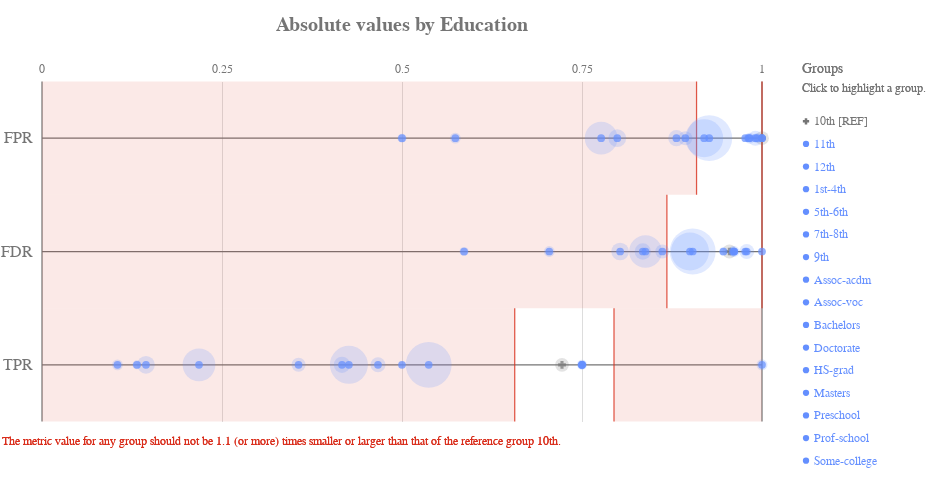

Source (notebook cell):
### Code cell
ap.absolute(bdf, metrics, 'education', fairness_threshold = disparity_tolerance)

### Figure 1 — Vega-Lite specification as saved in the notebook (floating-point values rounded to 4 significant figures)
{"config": {"view": {"continuousWidth": 400, "continuousHeight": 300, "strokeWidth": 0}, "axisLeft": {"labelColor": "rgb(117,117,117)", "labelFont": "Arial", "labelFontSize": 16}, "title": {"align": "center", "baseline": "middle", "color": "rgb(117,117,117)", "font": "Arial", "fontSize": 20, "fontWeight": "bold"}}, "layer": [{"data": {"name": "data-c5b287e18573560343da612219635138"}, "mark": {"type": "rule", "stroke": "rgb(117,117,117)", "strokeWidth": 1.25, "tooltip": ""}, "encoding": {"x": {"type": "quantitative", "field": "start", "scale": {"domain": [0, 1], "range": [40.0, 760.0]}}, "x2": {"field": "end"}, "y": {"type": "nominal", "axis": {"domain": false, "labelAngle": 0, "labelPadding": -30, "orient": "left", "ticks": false, "title": ""}, "field": "y_position", "scale": {"domain": ["FPR", "FDR", "TPR"], "range": [42.5, 382.5]}}}}, {"data": {"name": "data-6cfe259518f6c7b358d8f836a73e6b7f"}, "mark": {"type": "rule", "stroke": "rgb(117,117,117)", "strokeWidth": 1.25, "tooltip": ""}, "encoding": {"x": {"type": "quantitative", "field": "x_position", "scale": {"domain": [0, 1], "range": [40.0, 760.0]}}, "y": {"value": 42.5}, "y2": {"value": 382.5}}}, {"data": {"name": "data-60ed1133fa688d151d36705a369482e0"}, "mark": {"type": "text", "align": "center", "color": "rgb(117,117,117)", "font": "Arial", "fontSize": 12, "fontWeight": "normal", "tooltip": ""}, "encoding": {"text": {"type": "nominal", "field": "value"}, "x": {"type": "quantitative", "field": "value", "scale": {"domain": [0, 1], "range": [40.0, 760.0]}}, "y": {"value": 29.75}}}, {"layer": [{"mark": {"type": "rect", "opacity": 0.8, "stroke": "rgb(217, 46, 28)", "strokeWidth": 1.25, "tooltip": ""}, "encoding": {"x": {"type": "quantitative", "field": "lower_threshold_value", "scale": {"domain": [0, 1], "range": [40.0, 760.0]}}, "x2": {"field": "lower_threshold_value"}, "y": {"type": "nominal", "axis": {"domain": false, "grid": false, "labels": false, "ticks": false, "title": " "}, "field": "metric", "scale": {"domain": ["FPR", "FDR", "TPR"], "range": [42.5, 382.5]}}}}, {"mark": {"type": "rect", "opacity": 0.8, "stroke": "rgb(217, 46, 28)", "strokeWidth": 1.25, "tooltip": ""}, "encoding": {"x": {"type": "quantitative", "field": "upper_threshold_value", "scale": {"domain": [0, 1], "range": [40.0, 760.0]}}, "x2": {"field": "upper_threshold_value"}, "y": {"type": "nominal", "axis": {"domain": false, "grid": false, "labels": false, "ticks": false, "title": " "}, "field": "metric", "scale": {"domain": ["FPR", "FDR", "TPR"], "range": [42.5, 382.5]}}}}, {"layer": [{"mark": {"type": "rect", "fill": "rgb(217, 46, 28)", "opacity": 0.1, "tooltip": ""}, "encoding": {"x": {"type": "quantitative", "field": "lower_threshold_value", "scale": {"domain": [0, 1], "range": [40.0, 760.0]}}, "x2": {"field": "lower_end"}, "y": {"type": "nominal", "axis": {"domain": false, "grid": false, "labels": false, "ticks": false, "title": " "}, "field": "metric", "scale": {"domain": ["FPR", "FDR", "TPR"], "range": [42.5, 382.5]}}}}, {"mark": {"type": "rect", "fill": "rgb(217, 46, 28)", "opacity": 0.1, "tooltip": ""}, "encoding": {"x": {"type": "quantitative", "field": "upper_threshold_value", "scale": {"domain": [0, 1], "range": [40.0, 760.0]}}, "x2": {"field": "upper_end"}, "y": {"type": "nominal", "axis": {"domain": false, "grid": false, "labels": false, "ticks": false, "title": " "}, "field": "metric", "scale": {"domain": ["FPR", "FDR", "TPR"], "range": [42.5, 382.5]}}}}]}, {"data": {"name": "data-79dd248bdaa0ea02c535240e8ad022c8"}, "mark": {"type": "text", "align": "left", "baseline": "top", "fill": "rgb(217, 46, 28)", "font": "Arial", "fontSize": 12, "fontWeight": "normal", "tooltip": ""}, "encoding": {"text": {"value": "The metric value for any group should not be 1.1 (or more) times smaller or larger than that of the reference group 10th."}, "x": {"value": 0}, "y": {"value": 396.7}}}], "data": {"name": "data-773cd8075ab7c1cea950b0f6ca246923"}}, {"layer": [{"mark": "circle"}, {"data": {"name": "data-a483acd3c93ea3d3ac458947f6f9dff0"}, "mark": {"type": "circle", "opacity": 0.2}, "encoding": {"color": {"condition": {"type": "nominal", "field": "attribute_value", "legend": null, "scale": {"domain": ["10th", "11th", "12th", "1st-4th", "5th-6th", "7th-8th", "9th", "Assoc-acdm", "Assoc-voc", "Bachelors", "Doctorate", "HS-grad", "Masters", "Preschool", "Prof-school", "Some-college"], "range": ["rgb(117,117,117)", "rgb(100, 143, 255)", "rgb(100, 143, 255)", "rgb(100, 143, 255)", "rgb(100, 143, 255)", "rgb(100, 143, 255)", "rgb(100, 143, 255)", "rgb(100, 143, 255)", "rgb(100, 143, 255)", "rgb(100, 143, 255)", "rgb(100, 143, 255)", "rgb(100, 143, 255)", "rgb(100, 143, 255)", "rgb(100, 143, 255)", "rgb(100, 143, 255)", "rgb(100, 143, 255)"]}, "selection": "selector085"}, "value": "rgb(224,224,224)"}, "size": {"type": "quantitative", "field": "group_size", "legend": null, "scale": {"domain": [0, 3857.0], "range": [0, 2522.0]}}, "tooltip": [{"type": "nominal", "field": "attribute_value", "title": "Group"}, {"type": "nominal", "field": "tooltip_group_size", "title": "Group Size"}, {"type": "nominal", "field": "tooltip_disparity_explanation_fpr", "title": "Disparity"}, {"type": "quantitative", "field": "fpr", "format": ".2f", "title": "FPR"}], "x": {"type": "quantitative", "axis": {"domain": false, "labels": false, "ticks": false, "title": null, "values": [0.25, 0.5, 0.75]}, "field": "fpr", "scale": {"domain": [0, 1], "range": [40.0, 760.0]}}, "y": {"type": "nominal", "axis": {"domain": false, "grid": false, "labels": false, "ticks": false, "title": " "}, "field": "metric_variable", "scale": {"domain": ["FPR", "FDR", "TPR"], "range": [42.5, 382.5]}}}, "selection": {"selector087": {"type": "multi", "empty": "all", "fields": ["attribute_value"]}}, "transform": [{"calculate": "'FPR'", "as": "metric_variable"}]}, {"data": {"name": "data-a483acd3c93ea3d3ac458947f6f9dff0"}, "mark": {"type": "circle", "opacity": 0.2}, "encoding": {"color": {"condition": {"type": "nominal", "field": "attribute_value", "legend": null, "scale": {"domain": ["10th", "11th", "12th", "1st-4th", "5th-6th", "7th-8th", "9th", "Assoc-acdm", "Assoc-voc", "Bachelors", "Doctorate", "HS-grad", "Masters", "Preschool", "Prof-school", "Some-college"], "range": ["rgb(117,117,117)", "rgb(100, 143, 255)", "rgb(100, 143, 255)", "rgb(100, 143, 255)", "rgb(100, 143, 255)", "rgb(100, 143, 255)", "rgb(100, 143, 255)", "rgb(100, 143, 255)", "rgb(100, 143, 255)", "rgb(100, 143, 255)", "rgb(100, 143, 255)", "rgb(100, 143, 255)", "rgb(100, 143, 255)", "rgb(100, 143, 255)", "rgb(100, 143, 255)", "rgb(100, 143, 255)"]}, "selection": "selector085"}, "value": "rgb(224,224,224)"}, "size": {"type": "quantitative", "field": "group_size", "legend": null, "scale": {"domain": [0, 3857.0], "range": [0, 2522.0]}}, "tooltip": [{"type": "nominal", "field": "attribute_value", "title": "Group"}, {"type": "nominal", "field": "tooltip_group_size", "title": "Group Size"}, {"type": "nominal", "field": "tooltip_disparity_explanation_fdr", "title": "Disparity"}, {"type": "quantitative", "field": "fdr", "format": ".2f", "title": "FDR"}], "x": {"type": "quantitative", "axis": {"domain": false, "labels": false, "ticks": false, "title": null, "values": [0.25, 0.5, 0.75]}, "field": "fdr", "scale": {"domain": [0, 1], "range": [40.0, 760.0]}}, "y": {"type": "nominal", "axis": {"domain": false, "grid": false, "labels": false, "ticks": false, "title": " "}, "field": "metric_variable", "scale": {"domain": ["FPR", "FDR", "TPR"], "range": [42.5, 382.5]}}}, "selection": {"selector089": {"type": "multi", "empty": "all", "fields": ["attribute_value"]}}, "transform": [{"calculate": "'FDR'", "as": "metric_variable"}]}, {"data": {"name": "data-a483acd3c93ea3d3ac458947f6f9dff0"}, "mark": {"type": "circle", "opacity": 0.2}, "encoding": {"color": {"condition": {"type": "nominal", "field": "attribute_value", "legend": null, "scale": {"domain": ["10th", "11th", "12th", "1st-4th", "5th-6th", "7th-8th", "9th", "Assoc-acdm", "Assoc-voc", "Bachelors", "Doctorate", "HS-grad", "Masters", "Preschool", "Prof-school", "Some-college"], "range": ["rgb(117,117,117)", "rgb(100, 143, 255)", "rgb(100, 143, 255)", "rgb(100, 143, 255)", "rgb(100, 143, 255)", "rgb(100, 143, 255)", "rgb(100, 143, 255)", "rgb(100, 143, 255)", "rgb(100, 143, 255)", "rgb(100, 143, 255)", "rgb(100, 143, 255)", "rgb(100, 143, 255)", "rgb(100, 143, 255)", "rgb(100, 143, 255)", "rgb(100, 143, 255)", "rgb(100, 143, 255)"]}, "selection": "selector085"}, "value": "rgb(224,224,224)"}, "size": {"type": "quantitative", "field": "group_size", "legend": null, "scale": {"domain": [0, 3857.0], "range": [0, 2522.0]}}, "tooltip": [{"type": "nominal", "field": "attribute_value", "title": "Group"}, {"type": "nominal", "field": "tooltip_group_size", "title": "Group Size"}, {"type": "nominal", "field": "tooltip_disparity_explanation_tpr", "title": "Disparity"}, {"type": "quantitative", "field": "tpr", "format": ".2f", "title": "TPR"}], "x": {"type": "quantitative", "axis": {"domain": false, "labels": false, "ticks": false, "title": null, "values": [0.25, 0.5, 0.75]}, "field": "tpr", "scale": {"domain": [0, 1], "range": [40.0, 760.0]}}, "y": {"type": "nominal", "axis": {"domain": false, "grid": false, "labels": false, "ticks": false, "title": " "}, "field": "metric_variable", "scale": {"domain": ["FPR", "FDR", "TPR"], "range": [42.5, 382.5]}}}, "selection": {"selector091": {"type": "multi", "empty": "all", "fields": ["attribute_value"]}}, "transform": [{"calculate": "'TPR'", "as": "metric_variable"}]}, {"layer": [{"mark": "point"}, {"data": {"name": "data-a483acd3c93ea3d3ac458947f6f9dff0"}, "mark": {"type": "point", "filled": true, "size": 60}, "encoding": {"color": {"condition": {"type": "nominal", "field": "attribute_value", "legend": null, "scale": {"domain": ["10th", "11th", "12th", "1st-4th", "5th-6th", "7th-8th", "9th", "Assoc-acdm", "Assoc-voc", "Bachelors", "Doctorate", "HS-grad", "Masters", "Preschool", "Prof-school", "Some-college"], "range": ["rgb(117,117,117)", "rgb(100, 143, 255)", "rgb(100, 143, 255)", "rgb(100, 143, 255)", "rgb(100, 143, 255)", "rgb(100, 143, 255)", "rgb(100, 143, 255)", "rgb(100, 143, 255)", "rgb(100, 143, 255)", "rgb(100, 143, 255)", "rgb(100, 143, 255)", "rgb(100, 143, 255)", "rgb(100, 143, 255)", "rgb(100, 143, 255)", "rgb(100, 143, 255)", "rgb(100, 143, 255)"]}, "selection": "selector085"}, "value": "rgb(224,224,224)"}, "shape": {"type": "nominal", "field": "attribute_value", "legend": null, "scale": {"domain": ["10th", "11th", "12th", "1st-4th", "5th-6th", "7th-8th", "9th", "Assoc-acdm", "Assoc-voc", "Bachelors", "Doctorate", "HS-grad", "Masters", "Preschool", "Prof-school", "Some-college"], "range": ["cross", "circle", "circle", "circle", "circle", "circle", "circle", "circle", "circle", "circle", "circle", "circle", "circle", "circle", "circle", "circle"]}}, "tooltip": [{"type": "nominal", "field": "attribute_value", "title": "Group"}, {"type": "nominal", "field": "tooltip_group_size", "title": "Group Size"}, {"type": "nominal", "field": "tooltip_disparity_explanation_fpr", "title": "Disparity"}, {"type": "quantitative", "field": "fpr", "format": ".2f", "title": "FPR"}], "x": {"type": "quantitative", "axis": {"domain": false, "labels": false, "ticks": false, "title": null, "values": [0.25, 0.5, 0.75]}, "field": "fpr", "scale": {"domain": [0, 1], "range": [40.0, 760.0]}}, "y": {"type": "nominal", "axis": {"domain": false, "grid": false, "labels": false, "ticks": false, "title": " "}, "field": "metric_variable", "scale": {"domain": ["FPR", "FDR", "TPR"], "range": [42.5, 382.5]}}}, "selection": {"selector086": {"type": "multi", "empty": "all", "fields": ["attribute_value"]}}, "transform": [{"calculate": "'FPR'", "as": "metric_variable"}]}, {"data": {"name": "data-a483acd3c93ea3d3ac458947f6f9dff0"}, "mark": {"type": "point", "filled": true, "size": 60}, "encoding": {"color": {"condition": {"type": "nominal", "field": "attribute_value", "legend": null, "scale": {"domain": ["10th", "11th", "12th", "1st-4th", "5th-6th", "7th-8th", "9th", "Assoc-acdm", "Assoc-voc", "Bachelors", "Doctorate", "HS-grad", "Masters", "Preschool", "Prof-school", "Some-college"], "range": ["rgb(117,117,117)", "rgb(100, 143, 255)", "rgb(100, 143, 255)", "rgb(100, 143, 255)", "rgb(100, 143, 255)", "rgb(100, 143, 255)", "rgb(100, 143, 255)", "rgb(100, 143, 255)", "rgb(100, 143, 255)", "rgb(100, 143, 255)", "rgb(100, 143, 255)", "rgb(100, 143, 255)", "rgb(100, 143, 255)", "rgb(100, 143, 255)", "rgb(100, 143, 255)", "rgb(100, 143, 255)"]}, "selection": "selector085"}, "value": "rgb(224,224,224)"}, "shape": {"type": "nominal", "field": "attribute_value", "legend": null, "scale": {"domain": ["10th", "11th", "12th", "1st-4th", "5th-6th", "7th-8th", "9th", "Assoc-acdm", "Assoc-voc", "Bachelors", "Doctorate", "HS-grad", "Masters", "Preschool", "Prof-school", "Some-college"], "range": ["cross", "circle", "circle", "circle", "circle", "circle", "circle", "circle", "circle", "circle", "circle", "circle", "circle", "circle", "circle", "circle"]}}, "tooltip": [{"type": "nominal", "field": "attribute_value", "title": "Group"}, {"type": "nominal", "field": "tooltip_group_size", "title": "Group Size"}, {"type": "nominal", "field": "tooltip_disparity_explanation_fdr", "title": "Disparity"}, {"type": "quantitative", "field": "fdr", "format": ".2f", "title": "FDR"}], "x": {"type": "quantitative", "axis": {"domain": false, "labels": false, "ticks": false, "title": null, "values": [0.25, 0.5, 0.75]}, "field": "fdr", "scale": {"domain": [0, 1], "range": [40.0, 760.0]}}, "y": {"type": "nominal", "axis": {"domain": false, "grid": false, "labels": false, "ticks": false, "title": " "}, "field": "metric_variable", "scale": {"domain": ["FPR", "FDR", "TPR"], "range": [42.5, 382.5]}}}, "selection": {"selector088": {"type": "multi", "empty": "all", "fields": ["attribute_value"]}}, "transform": [{"calculate": "'FDR'", "as": "metric_variable"}]}, {"data": {"name": "data-a483acd3c93ea3d3ac458947f6f9dff0"}, "mark": {"type": "point", "filled": true, "size": 60}, "encoding": {"color": {"condition": {"type": "nominal", "field": "attribute_value", "legend": null, "scale": {"domain": ["10th", "11th", "12th", "1st-4th", "5th-6th", "7th-8th", "9th", "Assoc-acdm", "Assoc-voc", "Bachelors", "Doctorate", "HS-grad", "Masters", "Preschool", "Prof-school", "Some-college"], "range": ["rgb(117,117,117)", "rgb(100, 143, 255)", "rgb(100, 143, 255)", "rgb(100, 143, 255)", "rgb(100, 143, 255)", "rgb(100, 143, 255)", "rgb(100, 143, 255)", "rgb(100, 143, 255)", "rgb(100, 143, 255)", "rgb(100, 143, 255)", "rgb(100, 143, 255)", "rgb(100, 143, 255)", "rgb(100, 143, 255)", "rgb(100, 143, 255)", "rgb(100, 143, 255)", "rgb(100, 143, 255)"]}, "selection": "selector085"}, "value": "rgb(224,224,224)"}, "shape": {"type": "nominal", "field": "attribute_value", "legend": null, "scale": {"domain": ["10th", "11th", "12th", "1st-4th", "5th-6th", "7th-8th", "9th", "Assoc-acdm", "Assoc-voc", "Bachelors", "Doctorate", "HS-grad", "Masters", "Preschool", "Prof-school", "Some-college"], "range": ["cross", "circle", "circle", "circle", "circle", "circle", "circle", "circle", "circle", "circle", "circle", "circle", "circle", "circle", "circle", "circle"]}}, "tooltip": [{"type": "nominal", "field": "attribute_value", "title": "Group"}, {"type": "nominal", "field": "tooltip_group_size", "title": "Group Size"}, {"type": "nominal", "field": "tooltip_disparity_explanation_tpr", "title": "Disparity"}, {"type": "quantitative", "field": "tpr", "format": ".2f", "title": "TPR"}], "x": {"type": "quantitative", "axis": {"domain": false, "labels": false, "ticks": false, "title": null, "values": [0.25, 0.5, 0.75]}, "field": "tpr", "scale": {"domain": [0, 1], "range": [40.0, 760.0]}}, "y": {"type": "nominal", "axis": {"domain": false, "grid": false, "labels": false, "ticks": false, "title": " "}, "field": "metric_variable", "scale": {"domain": ["FPR", "FDR", "TPR"], "range": [42.5, 382.5]}}}, "selection": {"selector090": {"type": "multi", "empty": "all", "fields": ["attribute_value"]}}, "transform": [{"calculate": "'TPR'", "as": "metric_variable"}]}]}]}, {"layer": [{"mark": {"type": "point", "filled": true, "opacity": 1, "size": 39.48}, "encoding": {"color": {"condition": {"type": "nominal", "field": "attribute_value", "legend": null, "scale": {"domain": ["10th", "11th", "12th", "1st-4th", "5th-6th", "7th-8th", "9th", "Assoc-acdm", "Assoc-voc", "Bachelors", "Doctorate", "HS-grad", "Masters", "Preschool", "Prof-school", "Some-college"], "range": ["rgb(117,117,117)", "rgb(100, 143, 255)", "rgb(100, 143, 255)", "rgb(100, 143, 255)", "rgb(100, 143, 255)", "rgb(100, 143, 255)", "rgb(100, 143, 255)", "rgb(100, 143, 255)", "rgb(100, 143, 255)", "rgb(100, 143, 255)", "rgb(100, 143, 255)", "rgb(100, 143, 255)", "rgb(100, 143, 255)", "rgb(100, 143, 255)", "rgb(100, 143, 255)", "rgb(100, 143, 255)"]}, "selection": "selector085"}, "value": "rgb(224,224,224)"}, "shape": {"type": "nominal", "field": "attribute_value", "legend": null, "scale": {"domain": ["10th", "11th", "12th", "1st-4th", "5th-6th", "7th-8th", "9th", "Assoc-acdm", "Assoc-voc", "Bachelors", "Doctorate", "HS-grad", "Masters", "Preschool", "Prof-school", "Some-college"], "range": ["cross", "circle", "circle", "circle", "circle", "circle", "circle", "circle", "circle", "circle", "circle", "circle", "circle", "circle", "circle", "circle"]}}, "x": {"value": 804}, "y": {"type": "nominal", "axis": {"domain": false, "grid": false, "labels": false, "ticks": false, "title": " "}, "field": "attribute_value", "scale": {"domain": ["10th", "11th", "12th", "1st-4th", "5th-6th", "7th-8th", "9th", "Assoc-acdm", "Assoc-voc", "Bachelors", "Doctorate", "HS-grad", "Masters", "Preschool", "Prof-school", "Some-college"], "range": [71, 433]}}}, "selection": {"selector085": {"type": "multi", "empty": "all", "fields": ["attribute_value"]}}}, {"mark": {"type": "text", "align": "left", "baseline": "middle", "font": "Arial", "fontSize": 12, "fontWeight": "normal"}, "encoding": {"color": {"condition": {"type": "nominal", "field": "attribute_value", "legend": null, "scale": {"domain": ["10th", "11th", "12th", "1st-4th", "5th-6th", "7th-8th", "9th", "Assoc-acdm", "Assoc-voc", "Bachelors", "Doctorate", "HS-grad", "Masters", "Preschool", "Prof-school", "Some-college"], "range": ["rgb(117,117,117)", "rgb(100, 143, 255)", "rgb(100, 143, 255)", "rgb(100, 143, 255)", "rgb(100, 143, 255)", "rgb(100, 143, 255)", "rgb(100, 143, 255)", "rgb(100, 143, 255)", "rgb(100, 143, 255)", "rgb(100, 143, 255)", "rgb(100, 143, 255)", "rgb(100, 143, 255)", "rgb(100, 143, 255)", "rgb(100, 143, 255)", "rgb(100, 143, 255)", "rgb(100, 143, 255)"]}, "selection": "selector085"}, "value": "rgb(224,224,224)"}, "text": {"type": "nominal", "field": "label"}, "x": {"value": 812}, "y": {"type": "nominal", "axis": {"domain": false, "grid": false, "labels": false, "ticks": false, "title": " "}, "field": "attribute_value", "scale": {"domain": ["10th", "11th", "12th", "1st-4th", "5th-6th", "7th-8th", "9th", "Assoc-acdm", "Assoc-voc", "Bachelors", "Doctorate", "HS-grad", "Masters", "Preschool", "Prof-school", "Some-college"], "range": [71, 433]}}}, "selection": {"selector092": {"type": "multi", "empty": "all", "fields": ["attribute_value"]}}}, {"data": {"name": "data-79dd248bdaa0ea02c535240e8ad022c8"}, "mark": {"type": "text", "align": "left", "baseline": "middle", "color": "rgb(117,117,117)", "font": "Arial", "fontSize": 12, "fontWeight": "normal"}, "encoding": {"text": {"value": "Click to highlight a group."}, "x": {"value": 800}, "y": {"value": 49}}}, {"data": {"name": "data-79dd248bdaa0ea02c535240e8ad022c8"}, "mark": {"type": "text", "align": "left", "baseline": "middle", "color": "rgb(117,117,117)", "font": "Arial", "fontSize": 14, "fontWeight": "normal"}, "encoding": {"text": {"value": "Groups"}, "x": {"value": 800}, "y": {"value": 30}}}], "data": {"name": "data-d2895423c27455dfff68fca5789a4807"}}], "height": 425, "padding": {"top": 15, "bottom": 10}, "resolve": {"scale": {"size": "independent", "y": "independent"}}, "title": "Absolute values by Education", "width": 800, "$schema": "https://vega.github.io/schema/vega-lite/v4.8.1.json", "datasets": {"data-c5b287e18573560343da612219635138": [{"y_position": "FPR", "start": 0, "end": 1}, {"y_position": "FDR", "start": 0, "end": 1}, {"y_position": "TPR", "start": 0, "end": 1}], "data-6cfe259518f6c7b358d8f836a73e6b7f": [{"x_position": 0}, {"x_position": 1}], "data-60ed1133fa688d151d36705a369482e0": [{"value": 0.0}, {"value": 0.25}, {"value": 0.5}, {"value": 0.75}, {"value": 1.0}], "data-773cd8075ab7c1cea950b0f6ca246923": [{"lower_end": 0, "upper_end": 1, "lower_threshold_value": 0.9091, "upper_threshold_value": 1.0, "metric": "FPR"}, {"lower_end": 0, "upper_end": 1, "lower_threshold_value": 0.8679, "upper_threshold_value": 1.0, "metric": "FDR"}, {"lower_end": 0, "upper_end": 1, "lower_threshold_value": 0.6566, "upper_threshold_value": 0.7944, "metric": "TPR"}], "data-79dd248bdaa0ea02c535240e8ad022c8": [{"a": 1, "b": 0}, {"a": 1, "b": 0}], "data-a483acd3c93ea3d3ac458947f6f9dff0": [{"attribute_name": "education", "attribute_value": "10th", "group_size": 292, "total_entities": 9769, "fpr": 1.0, "fdr": 0.9547, "tpr": 0.7222, "fpr_disparity": 1.0, "fdr_disparity": 1.0, "tpr_disparity": 1.0, "fpr_disparity_scaled": 0.0, "fdr_disparity_scaled": 0.0, "tpr_disparity_scaled": 0.0, "tooltip_group_size": "292 (2.99%)", "tooltip_disparity_explanation_fpr": "Reference group", "tooltip_disparity_explanation_fdr": "Reference group", "tooltip_disparity_explanation_tpr": "Reference group"}, {"attribute_name": "education", "attribute_value": "11th", "group_size": 341, "total_entities": 9769, "fpr": 0.9908, "fdr": 0.9788, "tpr": 0.4667, "fpr_disparity": 0.9908, "fdr_disparity": 1.025, "tpr_disparity": 0.6462, "fpr_disparity_scaled": -0.009288, "fdr_disparity_scaled": 0.02523, "tpr_disparity_scaled": -0.5476, "tooltip_group_size": "341 (3.49%)", "tooltip_disparity_explanation_fpr": "1.01 times smaller FPR than the reference group", "tooltip_disparity_explanation_fdr": "1.03 times larger FDR than the reference group", "tooltip_disparity_explanation_tpr": "1.55 times smaller TPR than the reference group"}, {"attribute_name": "education", "attribute_value": "12th", "group_size": 116, "total_entities": 9769, "fpr": 0.9815, "fdr": 0.9464, "tpr": 0.75, "fpr_disparity": 0.9815, "fdr_disparity": 0.9913, "tpr_disparity": 1.038, "fpr_disparity_scaled": -0.01887, "fdr_disparity_scaled": -0.008744, "tpr_disparity_scaled": 0.03846, "tooltip_group_size": "116 (1.19%)", "tooltip_disparity_explanation_fpr": "1.02 times smaller FPR than the reference group", "tooltip_disparity_explanation_fdr": "1.01 times smaller FDR than the reference group", "tooltip_disparity_explanation_tpr": "1.04 times larger TPR than the reference group"}, {"attribute_name": "education", "attribute_value": "1st-4th", "group_size": 45, "total_entities": 9769, "fpr": 0.9767, "fdr": 0.9767, "tpr": 0.5, "fpr_disparity": 0.9767, "fdr_disparity": 1.023, "tpr_disparity": 0.6923, "fpr_disparity_scaled": -0.02381, "fdr_disparity_scaled": 0.02309, "tpr_disparity_scaled": -0.4444, "tooltip_group_size": "45 (0.46%)", "tooltip_disparity_explanation_fpr": "1.02 times smaller FPR than the reference group", "tooltip_disparity_explanation_fdr": "1.02 times larger FDR than the reference group", "tooltip_disparity_explanation_tpr": "1.44 times smaller TPR than the reference group"}, {"attribute_name": "education", "attribute_value": "5th-6th", "group_size": 79, "total_entities": 9769, "fpr": 1.0, "fdr": 0.9615, "tpr": 0.75, "fpr_disparity": 1.0, "fdr_disparity": 1.007, "tpr_disparity": 1.038, "fpr_disparity_scaled": 0.0, "fdr_disparity_scaled": 0.007159, "tpr_disparity_scaled": 0.03846, "tooltip_group_size": "79 (0.81%)", "tooltip_disparity_explanation_fpr": "Same FPR as the reference group", "tooltip_disparity_explanation_fdr": "1.01 times larger FDR than the reference group", "tooltip_disparity_explanation_tpr": "1.04 times larger TPR than the reference group"}, {"attribute_name": "education", "attribute_value": "7th-8th", "group_size": 183, "total_entities": 9769, "fpr": 0.983, "fdr": 0.9611, "tpr": 1.0, "fpr_disparity": 0.983, "fdr_disparity": 1.007, "tpr_disparity": 1.385, "fpr_disparity_scaled": -0.01734, "fdr_disparity_scaled": 0.006711, "tpr_disparity_scaled": 0.3846, "tooltip_group_size": "183 (1.87%)", "tooltip_disparity_explanation_fpr": "1.02 times smaller FPR than the reference group", "tooltip_disparity_explanation_fdr": "1.01 times larger FDR than the reference group", "tooltip_disparity_explanation_tpr": "1.38 times larger TPR than the reference group"}, {"attribute_name": "education", "attribute_value": "9th", "group_size": 151, "total_entities": 9769, "fpr": 0.993, "fdr": 0.9595, "tpr": 0.75, "fpr_disparity": 0.993, "fdr_disparity": 1.005, "tpr_disparity": 1.038, "fpr_disparity_scaled": -0.007042, "fdr_disparity_scaled": 0.004981, "tpr_disparity_scaled": 0.03846, "tooltip_group_size": "151 (1.55%)", "tooltip_disparity_explanation_fpr": "1.01 times smaller FPR than the reference group", "tooltip_disparity_explanation_fdr": "1.00 times larger FDR than the reference group", "tooltip_disparity_explanation_tpr": "1.04 times larger TPR than the reference group"}, {"attribute_name": "education", "attribute_value": "Assoc-acdm", "group_size": 303, "total_entities": 9769, "fpr": 0.8935, "fdr": 0.8616, "tpr": 0.3563, "fpr_disparity": 0.8935, "fdr_disparity": 0.9025, "tpr_disparity": 0.4934, "fpr_disparity_scaled": -0.1192, "fdr_disparity_scaled": -0.1081, "tpr_disparity_scaled": -1.027, "tooltip_group_size": "303 (3.10%)", "tooltip_disparity_explanation_fpr": "1.12 times smaller FPR than the reference group", "tooltip_disparity_explanation_fdr": "1.11 times smaller FDR than the reference group", "tooltip_disparity_explanation_tpr": "2.03 times smaller TPR than the reference group"}, {"attribute_name": "education", "attribute_value": "Assoc-voc", "group_size": 406, "total_entities": 9769, "fpr": 0.8811, "fdr": 0.8344, "tpr": 0.4167, "fpr_disparity": 0.8811, "fdr_disparity": 0.874, "tpr_disparity": 0.5769, "fpr_disparity_scaled": -0.1349, "fdr_disparity_scaled": -0.1441, "tpr_disparity_scaled": -0.7333, "tooltip_group_size": "406 (4.16%)", "tooltip_disparity_explanation_fpr": "1.13 times smaller FPR than the reference group", "tooltip_disparity_explanation_fdr": "1.14 times smaller FDR than the reference group", "tooltip_disparity_explanation_tpr": "1.73 times smaller TPR than the reference group"}, {"attribute_name": "education", "attribute_value": "Bachelors", "group_size": 1632, "total_entities": 9769, "fpr": 0.7766, "fdr": 0.8382, "tpr": 0.218, "fpr_disparity": 0.7766, "fdr_disparity": 0.8779, "tpr_disparity": 0.3019, "fpr_disparity_scaled": -0.2876, "fdr_disparity_scaled": -0.139, "tpr_disparity_scaled": -2.312, "tooltip_group_size": "1,632 (16.71%)", "tooltip_disparity_explanation_fpr": "1.29 times smaller FPR than the reference group", "tooltip_disparity_explanation_fdr": "1.14 times smaller FDR than the reference group", "tooltip_disparity_explanation_tpr": "3.31 times smaller TPR than the reference group"}, {"attribute_name": "education", "attribute_value": "Doctorate", "group_size": 125, "total_entities": 9769, "fpr": 0.5, "fdr": 0.5862, "tpr": 0.1319, "fpr_disparity": 0.5, "fdr_disparity": 0.614, "tpr_disparity": 0.1826, "fpr_disparity_scaled": -1.0, "fdr_disparity_scaled": -0.6286, "tpr_disparity_scaled": -4.477, "tooltip_group_size": "125 (1.28%)", "tooltip_disparity_explanation_fpr": "2.00 times smaller FPR than the reference group", "tooltip_disparity_explanation_fdr": "1.63 times smaller FDR than the reference group", "tooltip_disparity_explanation_tpr": "5.48 times smaller TPR than the reference group"}, {"attribute_name": "education", "attribute_value": "HS-grad", "group_size": 3214, "total_entities": 9769, "fpr": 0.9267, "fdr": 0.9037, "tpr": 0.5371, "fpr_disparity": 0.9267, "fdr_disparity": 0.9466, "tpr_disparity": 0.7436, "fpr_disparity_scaled": -0.07909, "fdr_disparity_scaled": -0.0564, "tpr_disparity_scaled": -0.3447, "tooltip_group_size": "3,214 (32.90%)", "tooltip_disparity_explanation_fpr": "1.08 times smaller FPR than the reference group", "tooltip_disparity_explanation_fdr": "1.06 times smaller FDR than the reference group", "tooltip_disparity_explanation_tpr": "1.34 times smaller TPR than the reference group"}, {"attribute_name": "education", "attribute_value": "Masters", "group_size": 481, "total_entities": 9769, "fpr": 0.799, "fdr": 0.803, "tpr": 0.1444, "fpr_disparity": 0.799, "fdr_disparity": 0.8411, "tpr_disparity": 0.1999, "fpr_disparity_scaled": -0.2515, "fdr_disparity_scaled": -0.189, "tpr_disparity_scaled": -4.001, "tooltip_group_size": "481 (4.92%)", "tooltip_disparity_explanation_fpr": "1.25 times smaller FPR than the reference group", "tooltip_disparity_explanation_fdr": "1.19 times smaller FDR than the reference group", "tooltip_disparity_explanation_tpr": "5.00 times smaller TPR than the reference group"}, {"attribute_name": "education", "attribute_value": "Preschool", "group_size": 16, "total_entities": 9769, "fpr": 1.0, "fdr": 1.0, "tpr": null, "fpr_disparity": 1.0, "fdr_disparity": 1.047, "tpr_disparity": null, "fpr_disparity_scaled": 0.0, "fdr_disparity_scaled": 0.04745, "tpr_disparity_scaled": null, "tooltip_group_size": "16 (0.16%)", "tooltip_disparity_explanation_fpr": "Same FPR as the reference group", "tooltip_disparity_explanation_fdr": "1.05 times larger FDR than the reference group", "tooltip_disparity_explanation_tpr": "Same TPR as the reference group"}, {"attribute_name": "education", "attribute_value": "Prof-school", "group_size": 178, "total_entities": 9769, "fpr": 0.5741, "fdr": 0.7045, "tpr": 0.1048, "fpr_disparity": 0.5741, "fdr_disparity": 0.738, "tpr_disparity": 0.1452, "fpr_disparity_scaled": -0.7419, "fdr_disparity_scaled": -0.3551, "tpr_disparity_scaled": -5.889, "tooltip_group_size": "178 (1.82%)", "tooltip_disparity_explanation_fpr": "1.74 times smaller FPR than the reference group", "tooltip_disparity_explanation_fdr": "1.36 times smaller FDR than the reference group", "tooltip_disparity_explanation_tpr": "6.89 times smaller TPR than the reference group"}, {"attribute_name": "education", "attribute_value": "Some-college", "group_size": 2207, "total_entities": 9769, "fpr": 0.9197, "fdr": 0.8999, "tpr": 0.4262, "fpr_disparity": 0.9197, "fdr_disparity": 0.9426, "tpr_disparity": 0.5902, "fpr_disparity_scaled": -0.08735, "fdr_disparity_scaled": -0.06085, "tpr_disparity_scaled": -0.6944, "tooltip_group_size": "2,207 (22.59%)", "tooltip_disparity_explanation_fpr": "1.09 times smaller FPR than the reference group", "tooltip_disparity_explanation_fdr": "1.06 times smaller FDR than the reference group", "tooltip_disparity_explanation_tpr": "1.69 times smaller TPR than the reference group"}], "data-d2895423c27455dfff68fca5789a4807": [{"attribute_value": "10th", "label": "10th [REF]"}, {"attribute_value": "11th", "label": "11th"}, {"attribute_value": "12th", "label": "12th"}, {"attribute_value": "1st-4th", "label": "1st-4th"}, {"attribute_value": "5th-6th", "label": "5th-6th"}, {"attribute_value": "7th-8th", "label": "7th-8th"}, {"attribute_value": "9th", "label": "9th"}, {"attribute_value": "Assoc-acdm", "label": "Assoc-acdm"}, {"attribute_value": "Assoc-voc", "label": "Assoc-voc"}, {"attribute_value": "Bachelors", "label": "Bachelors"}, {"attribute_value": "Doctorate", "label": "Doctorate"}, {"attribute_value": "HS-grad", "label": "HS-grad"}, {"attribute_value": "Masters", "label": "Masters"}, {"attribute_value": "Preschool", "label": "Preschool"}, {"attribute_value": "Prof-school", "label": "Prof-school"}, {"attribute_value": "Some-college", "label": "Some-college"}]}}
